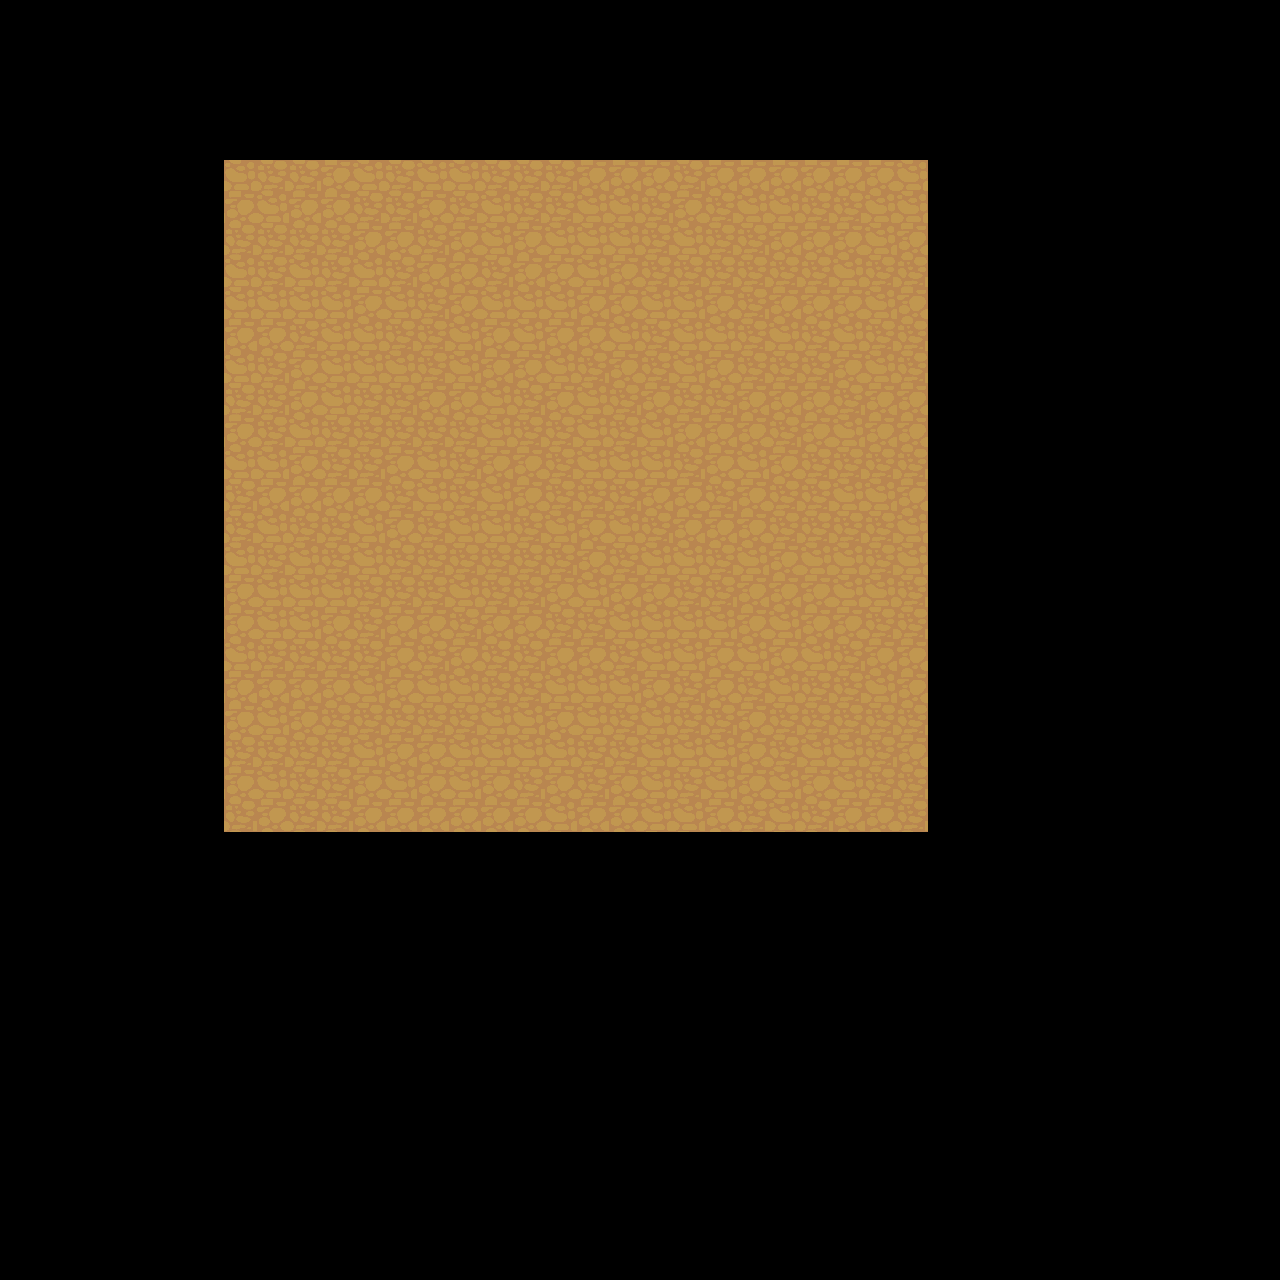

This is a level from a 2D game, rendered from its Tiled map with the project's own tilesets. A one-line summary and the map file follow, with tile-layer data summarised:
An orthogonal 40x40 tile map with 32x32 px tiles, 1 tile layer (Tile Layer 1).

<map version="1.0" orientation="orthogonal" renderorder="right-down" width="40" height="40" tilewidth="32" tileheight="32" nextobjectid="1">
 <tileset firstgid="1" name="Ryan Test Scene" tilewidth="32" tileheight="32" spacing="8" tilecount="1156">
  <image source="../Sprites/terrain_atlas.png" width="1352" height="1352" />
 </tileset>
 <layer name="Tile Layer 1" width="40" height="40">
  <data>[1600 cells, 462 non-empty, 3 distinct tile ids]</data>
 </layer>
</map>
